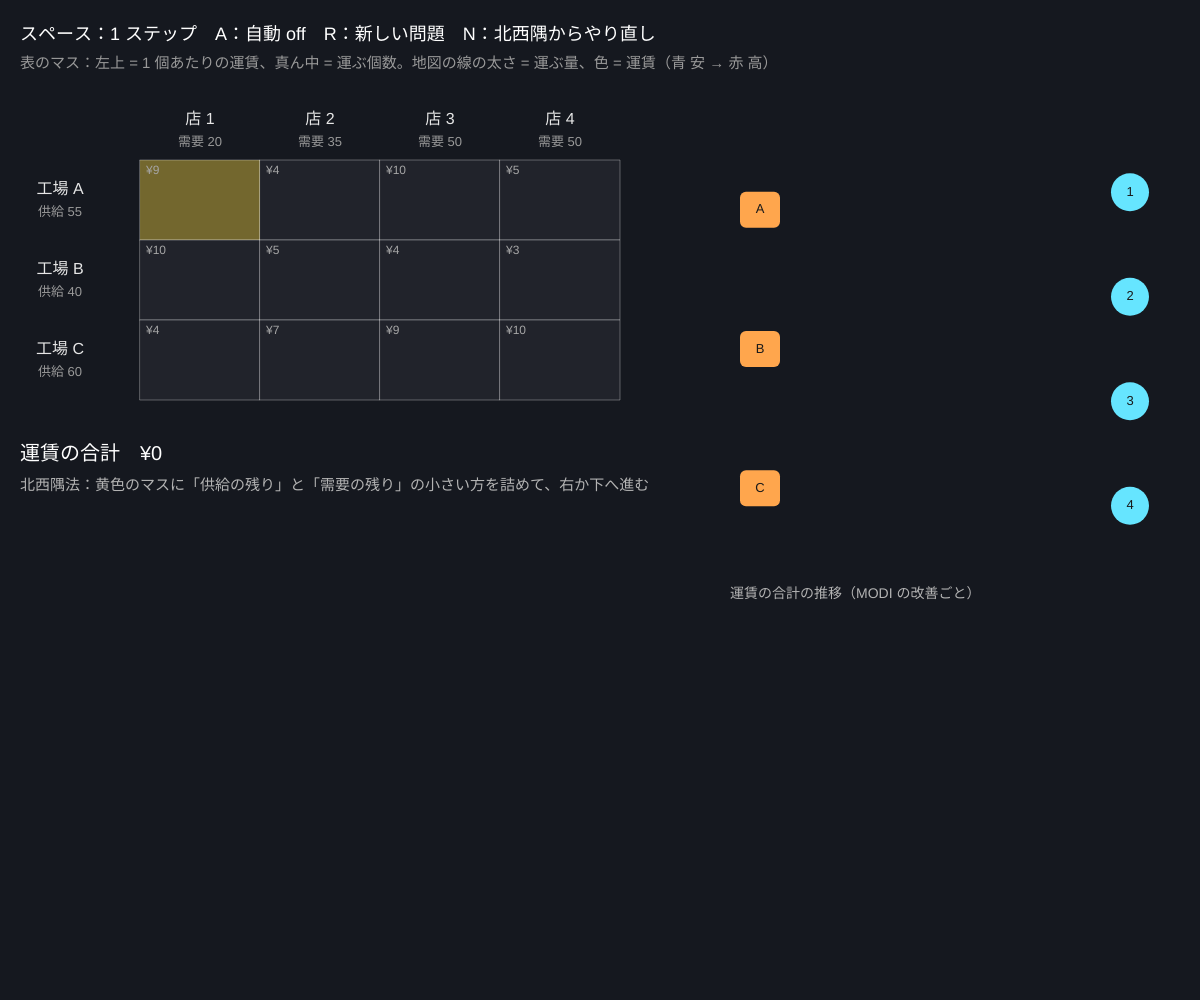
Frame 1 (no input)
Frame 60 (no input): identical to frame 1, image omitted
Frame 120 (the mouse pressed at the canvas centre since frame 60): identical to frame 1, image omitted

The p5.js sketch that drew this single still picture (run headless with seeded random() and noise() and a simulated clock; from frame 60 on, the mouse is pressed at the canvas centre):

// p5.js sketch
// ── sketch.js
// ============================================
// 03 輸送問題 ─ 北西隅法と MODI 法（飛び石法）
// 3 つの工場から 4 つの店へ商品を運ぶ。供給と需要を満たして、運賃の合計を最小にする
//   北西隅法：表の左上から順に詰めて「とりあえずの解」をつくる → MODI 法：まだ使っていないマスの「得になる度合い」を計算し、
//   損しないループ（飛び石）に沿って荷物を付け替える。得になるマスがなくなったら最適
// スペース = 1 ステップ / A = 自動 / R = 新しい問題 / N = 北西隅からやり直し
// ============================================

let m = 3, n = 4;                      // ★ 工場の数・店の数
let cost, supply, demand;
let alloc, basic;                      // 輸送量と「基底」（使っているマス）
let phase = 'nw';                      // 'nw' → 'modi' → 'cycle' → … → 'opt'
let nwI = 0, nwJ = 0, remS, remD;
let u, v, redCost, enter = null, loopCells = [], theta = 0;
let auto = false, iter = 0, costLog = [];

function setup() {
  createCanvas(windowWidth, windowHeight);
  colorMode(HSB, 360, 100, 100, 100);
  newProblem();
}

function newProblem() {
  cost = []; for (let i = 0; i < m; i++) { cost.push([]); for (let j = 0; j < n; j++) cost[i].push(floor(random(2, 13))); }   // ★ 1 個あたりの運賃
  demand = []; for (let j = 0; j < n; j++) demand.push(floor(random(4, 13)) * 5);
  let total = demand.reduce((a, b) => a + b, 0);
  supply = []; let left = total;
  for (let i = 0; i < m - 1; i++) { let s = floor(total / m / 5 + random(-2, 3)) * 5; s = constrain(s, 5, left - 5 * (m - 1 - i)); supply.push(s); left -= s; }
  supply.push(left);
  restart();
}
function restart() {
  alloc = []; basic = [];
  for (let i = 0; i < m; i++) { alloc.push(new Array(n).fill(0)); basic.push(new Array(n).fill(false)); }
  phase = 'nw'; nwI = 0; nwJ = 0; remS = supply.slice(); remD = demand.slice();
  enter = null; loopCells = []; iter = 0; costLog = []; redCost = null;
}
function totalCost() { let s = 0; for (let i = 0; i < m; i++) for (let j = 0; j < n; j++) s += alloc[i][j] * cost[i][j]; return s; }

// ★ 北西隅法の 1 マス：供給と需要の小さい方を詰める
function stepNW() {
  let q = min(remS[nwI], remD[nwJ]);
  alloc[nwI][nwJ] = q; basic[nwI][nwJ] = true;
  remS[nwI] -= q; remD[nwJ] -= q;
  if (remS[nwI] === 0 && nwI < m - 1) nwI++;
  else if (nwJ < n - 1) nwJ++;
  else { phase = 'modi'; computeModi(); }
}
// ★ MODI：使っているマスで cost = u_i + v_j となる u, v を決め、他のマスの「得になる度合い」= cost − u − v
function computeModi() {
  u = new Array(m).fill(null); v = new Array(n).fill(null); u[0] = 0;
  for (let rep = 0; rep < m + n; rep++)
    for (let i = 0; i < m; i++) for (let j = 0; j < n; j++) if (basic[i][j]) {
      if (u[i] !== null && v[j] === null) v[j] = cost[i][j] - u[i];
      if (v[j] !== null && u[i] === null) u[i] = cost[i][j] - v[j];
    }
  redCost = []; enter = null; let best = -1e-9;
  for (let i = 0; i < m; i++) { redCost.push([]); for (let j = 0; j < n; j++) {
    let r = basic[i][j] ? 0 : cost[i][j] - u[i] - v[j];
    redCost[i].push(r);
    if (!basic[i][j] && r < best) { best = r; enter = [i, j]; }
  } }
  costLog.push(totalCost());
  if (!enter) { phase = 'opt'; auto = false; }
}
// 入るマスから、使っているマスだけを縦横に飛んで戻るループ（飛び石）を探す
function findLoop(ei, ej) {
  // 行 i と列 j を点、使っているマスを辺とみなした木の上で、行 ei → 列 ej の道を幅優先で探す
  let N = m + n, prev = new Array(N).fill(-1), seen = new Array(N).fill(false), q = [ei];
  seen[ei] = true;
  while (q.length) {
    let a = q.shift();
    for (let b = 0; b < N; b++) {
      if (seen[b]) continue;
      let ok = a < m ? (b >= m && basic[a][b - m]) : (b < m && basic[b][a - m]);
      if (ok) { seen[b] = true; prev[b] = a; q.push(b); }
    }
  }
  let path = [], b = m + ej;
  while (b !== ei && b >= 0) { let a = prev[b]; path.push(a < m ? [a, b - m] : [b, a - m]); b = a; }
  path.reverse();
  return [[ei, ej]].concat(path);       // 0 番目が入るマス（+）、あとは − + − … と交互
}
function stepModi() {
  if (phase === 'modi') {
    loopCells = findLoop(enter[0], enter[1]);
    theta = Infinity;
    for (let k = 1; k < loopCells.length; k += 2) theta = min(theta, alloc[loopCells[k][0]][loopCells[k][1]]);
    phase = 'cycle';
  } else if (phase === 'cycle') {
    let leaving = null;
    for (let k = 0; k < loopCells.length; k++) {
      let [i, j] = loopCells[k];
      alloc[i][j] += k % 2 === 0 ? theta : -theta;
      if (k % 2 === 1 && !leaving && alloc[i][j] === 0) leaving = [i, j];
    }
    basic[enter[0]][enter[1]] = true;
    basic[leaving[0]][leaving[1]] = false;
    loopCells = []; iter++;
    phase = 'modi'; computeModi();
  }
}
function stepAll() { if (phase === 'nw') stepNW(); else if (phase !== 'opt') stepModi(); }

function draw() {
  background(225, 30, 12);
  if (auto && frameCount % 40 === 0) stepAll();
  let cw = min(120, (width * 0.55 - 160) / n), chh = min(80, (height - 330) / m);
  let tx = 140, ty = 160;

  // 表
  textAlign(CENTER, CENTER);
  for (let j = 0; j < n; j++) {
    fill(0, 0, 90); textSize(16); text('店 ' + (j + 1), tx + j * cw + cw / 2, ty - 40);
    fill(0, 0, 60); textSize(13); text('需要 ' + demand[j], tx + j * cw + cw / 2, ty - 18);
    if (v && phase !== 'nw') { fill(190, 70, 100); text('v=' + v[j], tx + j * cw + cw / 2, ty + m * chh + 16); }
  }
  for (let i = 0; i < m; i++) {
    fill(0, 0, 90); textSize(16); text('工場 ' + 'ABCDE'[i], tx - 80, ty + i * chh + chh / 2 - 10);
    fill(0, 0, 60); textSize(13); text('供給 ' + supply[i], tx - 80, ty + i * chh + chh / 2 + 12);
    if (u && phase !== 'nw') { fill(190, 70, 100); text('u=' + u[i], tx + n * cw + 34, ty + i * chh + chh / 2); }
  }
  for (let i = 0; i < m; i++) for (let j = 0; j < n; j++) {
    let x = tx + j * cw, y = ty + i * chh;
    let isEnter = enter && enter[0] === i && enter[1] === j && phase !== 'opt';
    stroke(0, 0, 100, 30); strokeWeight(1);
    fill(basic[i][j] ? color(210, 40, 30) : color(225, 25, 17));
    if (phase === 'nw' && i === nwI && j === nwJ) fill(50, 60, 45);
    rect(x, y, cw, chh);
    noStroke(); fill(0, 0, 65); textSize(12); textAlign(LEFT, TOP); text('¥' + cost[i][j], x + 6, y + 5); textAlign(CENTER, CENTER);
    if (basic[i][j]) { fill(0, 0, 100); textSize(22); text(alloc[i][j], x + cw / 2, y + chh / 2 + 4); }
    else if (redCost && phase !== 'nw') {
      fill(redCost[i][j] < 0 ? color(0, 75, 100) : color(140, 50, 80)); textSize(15);
      text((redCost[i][j] > 0 ? '+' : '') + redCost[i][j], x + cw / 2, y + chh / 2 + 4);
    }
    if (isEnter) { noFill(); stroke(0, 80, 100); strokeWeight(3); rect(x + 3, y + 3, cw - 6, chh - 6); }
  }
  // ループ（飛び石）
  if (loopCells.length) {
    noFill(); stroke(50, 90, 100); strokeWeight(3);
    beginShape();
    for (let [i, j] of loopCells) vertex(tx + j * cw + cw / 2, ty + i * chh + chh / 2);
    endShape(CLOSE);
    noStroke();
    loopCells.forEach(([i, j], k) => { fill(k % 2 === 0 ? color(140, 80, 100) : color(0, 80, 100)); circle(tx + j * cw + cw - 16, ty + i * chh + chh - 16, 22); fill(0, 0, 10); textSize(16); text(k % 2 === 0 ? '+' : '−', tx + j * cw + cw - 16, ty + i * chh + chh - 16); });
  }
  textAlign(LEFT, BASELINE);

  // 説明
  let ey = ty + m * chh + 60;
  fill(0, 0, 100); textSize(20);
  text('運賃の合計　¥' + totalCost() + (phase === 'opt' ? '　✓ 最適' : ''), tx - 120, ey);
  fill(0, 0, 70); textSize(15);
  let msg = {
    nw: '北西隅法：黄色のマスに「供給の残り」と「需要の残り」の小さい方を詰めて、右か下へ進む',
    modi: '数字のないマス = 運び始めたら 1 個あたりいくら変わるか（赤 = 得する）。赤い枠のマスを使い始める',
    cycle: 'ループに沿って ＋ と − を交互に θ = ' + theta + ' 個ずつ付け替える（供給・需要の合計は変わらない）',
    opt: 'どのマスを使い始めても運賃は下がらない → 最適。改善 ' + iter + ' 回',
  }[phase];
  text(msg, tx - 120, ey + 30);
  if (phase === 'cycle' && enter) text('1 個あたり ' + redCost[enter[0]][enter[1]] + ' 円 × θ = ' + theta + ' 個 → ' + (redCost[enter[0]][enter[1]] * theta) + ' 円の変化', tx - 120, ey + 56);

  // 右：地図と運賃の推移
  let mx = tx + n * cw + 110, mw = width - mx - 40, mh = (height - 240) * 0.55, my = 140;
  for (let i = 0; i < m; i++) for (let j = 0; j < n; j++) if (alloc[i][j] > 0) {
    let a = { x: mx + 30, y: my + (i + 0.5) * mh / m }, b = { x: mx + mw - 30, y: my + (j + 0.5) * mh / n };
    stroke(200 + cost[i][j] * 10, 60, 100, 70); strokeWeight(1 + alloc[i][j] / 6);
    line(a.x, a.y, b.x, b.y);
  }
  noStroke(); textAlign(CENTER, CENTER); textSize(13);
  for (let i = 0; i < m; i++) { fill(30, 70, 100); rect(mx + 10, my + (i + 0.5) * mh / m - 18, 40, 36, 6); fill(0, 0, 10); text('ABCDE'[i], mx + 30, my + (i + 0.5) * mh / m); }
  for (let j = 0; j < n; j++) { fill(190, 60, 100); circle(mx + mw - 30, my + (j + 0.5) * mh / n, 38); fill(0, 0, 10); text(j + 1, mx + mw - 30, my + (j + 0.5) * mh / n); }
  textAlign(LEFT, BASELINE);
  let gy = my + mh + 50, gh = height - gy - 40;
  fill(0, 0, 70); textSize(14); text('運賃の合計の推移（MODI の改善ごと）', mx, gy - 10);
  if (costLog.length) {
    let hi = max(costLog), lo = min(costLog) * 0.9;
    stroke(50, 90, 100); strokeWeight(2); noFill();
    beginShape();
    costLog.forEach((c, k) => vertex(mx + k * mw / max(1, costLog.length - 1), gy + gh - (c - lo) / max(1, hi - lo) * gh));
    endShape();
    noStroke(); fill(0, 0, 80);
    costLog.forEach((c, k) => { let x = mx + k * mw / max(1, costLog.length - 1); circle(x, gy + gh - (c - lo) / max(1, hi - lo) * gh, 6); });
  }

  fill(0, 0, 100); textSize(18);
  text('スペース：1 ステップ　A：自動 ' + (auto ? 'ON' : 'off') + '　R：新しい問題　N：北西隅からやり直し', 20, 40);
  fill(0, 0, 60); textSize(15);
  text('表のマス：左上 = 1 個あたりの運賃、真ん中 = 運ぶ個数。地図の線の太さ = 運ぶ量、色 = 運賃（青 安 → 赤 高）', 20, 68);
}

function keyPressed() {
  if (key === ' ') stepAll();
  if (key === 'a' || key === 'A') auto = !auto;
  if (key === 'r' || key === 'R') newProblem();
  if (key === 'n' || key === 'N') restart();
}

// ---------- やってみよう ----------
// 1. 北西隅法の解と最適解で運賃がどれだけ違う？ 北西隅法は運賃を見ていないことに注目
// 2. 「運賃が一番安いマスから詰める」（最小費用法）に stepNW を書きかえると、改善の回数は減る？
// 3. 供給の合計が需要より多いときは「ダミーの店（運賃 0）」を足すとこの方法が使える。n = 5 にして試そう
// 4. ループの + と − で、なぜ供給・需要の合計が変わらないのか説明してみよう
